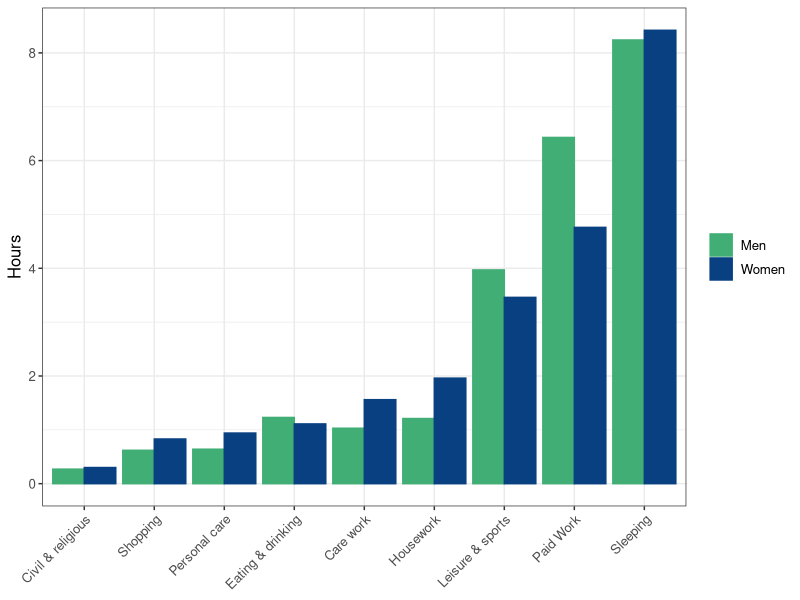
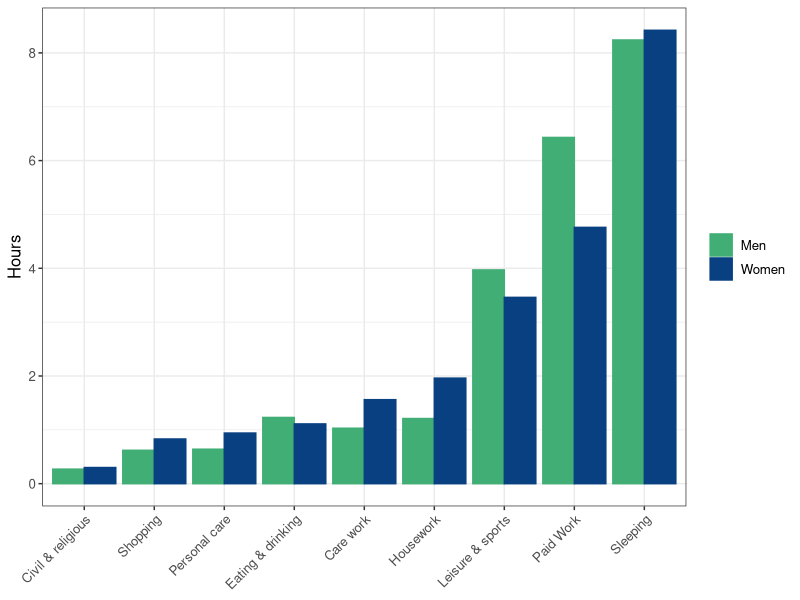

R code for these plots, in order:
library(tidyverse)
library(readxl)


COL <- c("#7fc97f", "#beaed4", "#fdc086", "#ffff99", "#386cb0", "#f0027f", "#bf5b17", "#666666")
COLA <- c("#e0f3db", "#99d8c9","#66c2a4","#41ae76", "#238b45", "#005824")
COLB <- c("#4eb3d3", "#2b8cbe", "#0868ac","#084081")

ATUS <- read_excel("constrained_optimization/atus.xlsx")

ATUS2 <- 
  ATUS %>% 
  gather(Gender, hours, -Category)

ATUS2 %>% 
  filter(!Category %in% c("Communication","Other", "Civil & Religious", "Education")) %>%
  ggplot(aes(x = reorder(Category, hours), y = hours, group = Gender, color = Gender, fill = Gender)) + 
  geom_bar(stat = "identity", position = "dodge") + 
  ylab("Hours") +
  theme_bw() +
  scale_fill_manual(values = c("#41ae76", "#084081")) +
  scale_color_manual(values = c("#41ae76", "#084081")) +
  #scale_fill_brewer(type = "qual", palette = "Accent") + 
  #scale_color_brewer(type = "qual", palette = "Accent") + 
  theme(axis.text.x = element_text(angle = 45, hjust = 1), 
        text = element_text(size = 12), 
        axis.title.x=element_blank(),
        legend.title = element_blank())
ggsave(file = "constrained_optimization/atus.pdf", device = "pdf", width = 6, height = 4)
